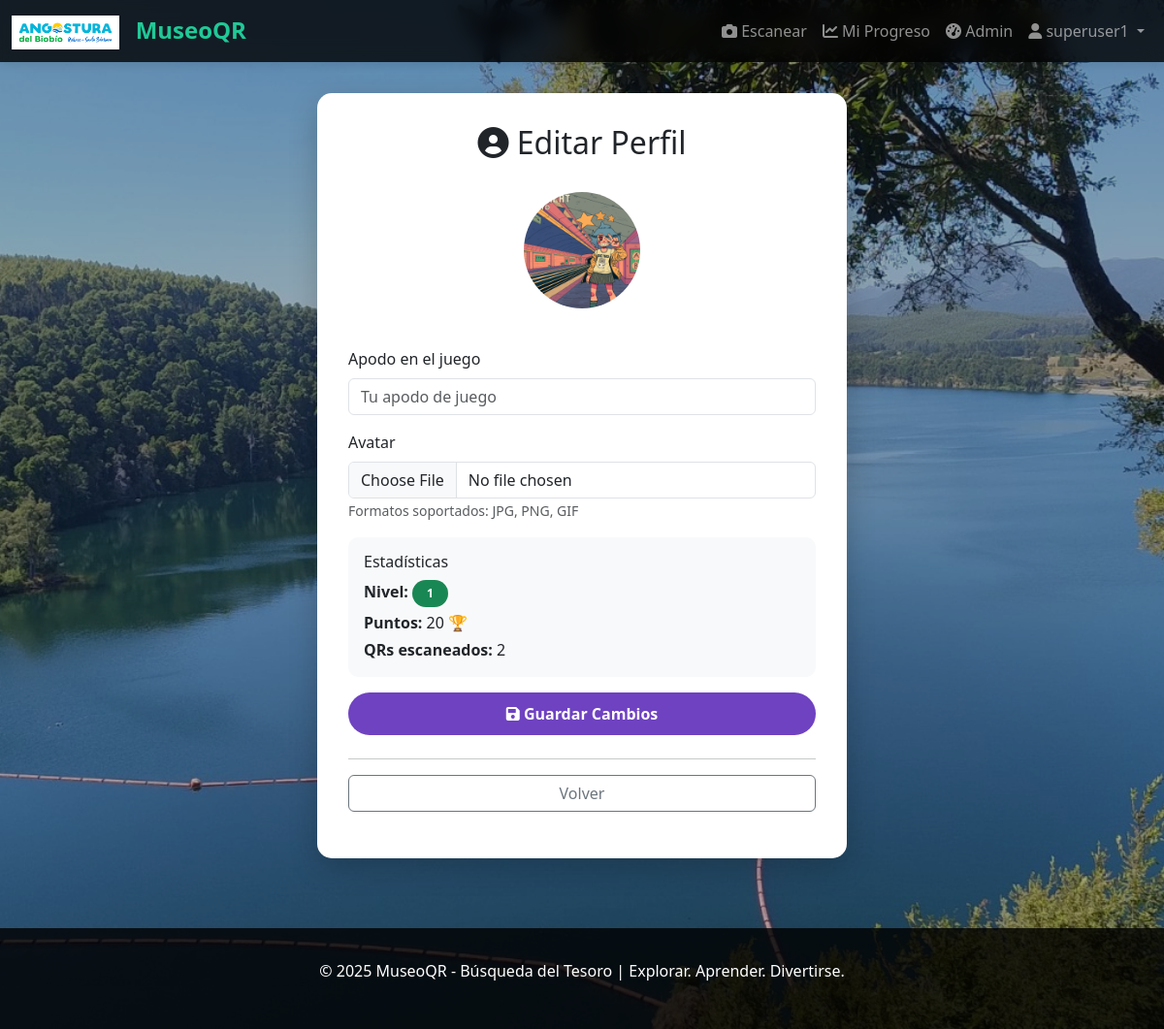
The page /editar-perfil/ (signed in) on the database its author committed.
### qrmuseum/models.py (models this page shows, shortened)
class MuseoConfig(models.Model):
    nombre = models.CharField(max_length=150, default="Mi Museo")
    descripcion = models.TextField(blank=True)
    ubicacion = models.CharField(max_length=255, blank=True)
    imagen_logo = models.ImageField(upload_to='logos/', blank=True, null=True)
    imagen_fondo = models.ImageField(upload_to='backgrounds/', blank=True, null=True, help_text="Imagen de fondo para la página")
    fecha_creacion = models.DateTimeField(auto_now_add=True)
    fecha_actualizacion = models.DateTimeField(auto_now=True)
    class Meta:
        verbose_name = 'Configuración del Museo'
        verbose_name_plural = 'Configuración del Museo'

class UsuarioMuseo(models.Model):
    usuario = models.OneToOneField(User, on_delete=models.CASCADE, related_name='perfil_museo')
    apodo_juego = models.CharField(max_length=100, blank=True)
    avatar = models.ImageField(upload_to='avatares/', blank=True, null=True)
    puntos = models.IntegerField(default=0)  #  AQUI SE GUARDA EL PUNTAJE - Se actualiza en views.py procesar_qr()
    nivel = models.IntegerField(default=1)
    total_qrs_escaneados = models.IntegerField(default=0)
    total_comentarios = models.IntegerField(default=0)
    fecha_registro = models.DateTimeField(auto_now_add=True)
    fecha_ultimo_acceso = models.DateTimeField(auto_now=True)
    class Meta:
        verbose_name = 'Usuario Museo'
        verbose_name_plural = 'Usuarios Museo'

### qrmuseum/views.py (the view)
# urls.py: path('editar-perfil/', views.editar_perfil, name='editar_perfil'),
@login_required(login_url='login')
def editar_perfil(request):
    usuario_museo = request.user.perfil_museo if hasattr(request.user, 'perfil_museo') else None
    if not usuario_museo:
        usuario_museo = UsuarioMuseo.objects.create(usuario=request.user)
    if request.method == 'POST':
        form = PerfilUsuarioMuseoForm(request.POST, request.FILES, instance=usuario_museo)
        if form.is_valid():
            form.save()
            messages.success(request, 'Perfil actualizado correctamente')
            return redirect('mi_progreso')
    else:
        form = PerfilUsuarioMuseoForm(instance=usuario_museo)
    data = {
        'form': form,
        'usuario_museo': usuario_museo
    }
    return render(request, 'editar_perfil.html', data)

### qrmuseum/forms.py
class PerfilUsuarioMuseoForm(forms.ModelForm):
    class Meta:
        model = UsuarioMuseo
        fields = ['apodo_juego', 'avatar']
        widgets = {
            'apodo_juego': forms.TextInput(attrs={
                'class': 'form-control',
                'placeholder': 'Tu apodo en el juego',
                'maxlength': 100
            }),
            'avatar': forms.FileInput(attrs={
                'class': 'form-control',
                'accept': 'image/*'
            })
        }

### qrmuseum/context_processors.py (called while the page is built)
def museo_global(request):
    try:
        museo = MuseoConfig.objects.first()
    except:
        museo = None
    return {
        'museo': museo
    }

### templates/editar_perfil.html (shortened to what this page needs)
{% extends 'base.html' %}
{% block content %}
<div class="container">
    <div class="row justify-content-center">
        <div class="col-md-6">
            <div class="card content-box">
                <div class="text-center mb-4">
                    <h2><i class="fas fa-user-circle"></i> Editar Perfil</h2>
                </div>
                <form method="post" enctype="multipart/form-data">
                    <div class="text-center mb-4">
                        {% if usuario_museo.avatar %}
                            <img src="{{ usuario_museo.avatar.url }}" alt="Avatar" class="rounded-circle mb-3"
                                 style="width: 120px; height: 120px; object-fit: cover;">
                        {% else %}
                            <div class="rounded-circle mb-3 d-inline-flex align-items-center justify-content-center"
                                 style="width: 120px; height: 120px; background: #f0f0f0;">
                                <i class="fas fa-user" style="font-size: 3rem; color: #ccc;"></i>
                            </div>
                        {% endif %}
                    </div>
                    <div class="mb-3">
                        <label class="form-label">Apodo en el juego</label>
                        <input type="text" class="form-control" name="apodo_juego"
                               value="{{ usuario_museo.apodo_juego }}" placeholder="Tu apodo de juego">
                    </div>
                    <div class="mb-3">
                        <label class="form-label">Avatar</label>
                        <input type="file" class="form-control" name="avatar" accept="image/*">
                        <small class="text-muted">Formatos soportados: JPG, PNG, GIF</small>
                    </div>
                    <div class="mb-3 p-3" style="background: #f8f9fa; border-radius: 10px;">
                        <h6>Estadísticas</h6>
                        <p class="mb-1"><strong>Nivel:</strong> <span class="badge bg-success">{{ usuario_museo.nivel }}</span></p>
                        <p class="mb-1"><strong>Puntos:</strong> {{ usuario_museo.puntos }} 🏆</p>
                        <p class="mb-0"><strong>QRs escaneados:</strong> {{ usuario_museo.total_qrs_escaneados }}</p>
                    </div>
                    <button type="submit" class="btn btn-primary w-100 mb-2">
                        <i class="fas fa-save"></i> Guardar Cambios
                    </button>
                </form>
                <hr>
                <p class="text-center">
                    <a href="{% url 'mi_progreso' %}" class="btn btn-outline-secondary w-100">Volver</a>
                </p>
            </div>
        </div>
    </div>
</div>
{% endblock %}

### templates/base.html (shortened to what this page needs)
<!DOCTYPE html>
<html lang="es">
<head>
    <link href="https://cdn.jsdelivr.net/npm/bootstrap@5.3.0/dist/css/bootstrap.min.css" rel="stylesheet">
    <link rel="stylesheet" href="https://cdnjs.cloudflare.com/ajax/libs/font-awesome/6.0.0/css/all.min.css">
</head>
<body>
    <nav class="navbar navbar-expand-lg navbar-dark">
        <div class="container-fluid">
            <a class="navbar-brand nav-brand" href="{% url 'inicio' %}">
                {% if museo.imagen_logo %}
                    <img src="{{ museo.imagen_logo.url }}" alt="Logo" style="height: 35px; margin-right: 10px; vertical-align: middle;">
                {% else %}
                    <i class="fas fa-museum"></i>
                {% endif %}
                MuseoQR
            </a>
            <div class="collapse navbar-collapse" id="navbarNav">
                <ul class="navbar-nav ms-auto">
                    {% if user.is_authenticated %}
                        <li class="nav-item">
                            <a class="nav-link" href="{% url 'escanear_qr' %}">
                                <i class="fas fa-camera"></i> Escanear
                            </a>
                        </li>
                        <li class="nav-item">
                            <a class="nav-link" href="{% url 'mi_progreso' %}">
                                <i class="fas fa-chart-line"></i> Mi Progreso
                            </a>
                        </li>
                        {% if user.is_staff %}
                            <li class="nav-item">
                                <a class="nav-link" href="{% url 'admin_dashboard' %}">
                                    <i class="fas fa-tachometer-alt"></i> Admin
                                </a>
                            </li>
                        {% endif %}
                        <li class="nav-item dropdown">
                            <a class="nav-link dropdown-toggle" href="#" id="userDropdown" role="button" data-bs-toggle="dropdown">
                                <i class="fas fa-user"></i> {{ user.first_name | default:user.username }}
                            </a>
                        </li>
                    {% endif %}
                </ul>
            </div>
        </div>
    </nav>
    <div class="container-main">
        {% block content %}{% endblock %}
    </div>
    <footer class="footer">
        <p>&copy; 2025 MuseoQR - Búsqueda del Tesoro | Explorar. Aprender. Divertirse.</p>
    </footer>
</body>
</html>

### rows shown on the page
MuseoConfig: imagen_logo (picture)
UsuarioMuseo: avatar (picture), nivel "1", puntos "20", total_qrs_escaneados "2"

### other values the page prints
{{ user.first_name | default:user.username }} "superuser1"
